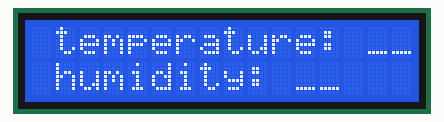
Bench run of a sketch on a simulated Arduino Uno, built with avr-gcc and run on an emulated ATmega328P. Shown: 16×2 character LCD.

Above: at 0.1 s.
At 1.1 s:
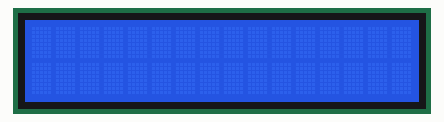

The sketch:

I2C_LCD_Code.ino
```cpp
/*
   Arduino LCD I2C Tutorial by 'Tronics Lk"
   Please visit my YouTube channel from this link for more Tutorials
   https://www.youtube.com/channel/UCYJa3gs8q49-N3TLm-7ygUw?sub_confirmation=1
*/
#include <Wire.h>
#include <LiquidCrystal_I2C.h>

LiquidCrystal_I2C lcd(0x27, 16, 2); // set the LCD address to 0x27 for a 16 chars and 2 line display

void setup()
{
  lcd.init();         // initialize the lcd
  lcd.backlight();    // Turn on the LCD screen backlight
}

void loop()
{
  lcd.setCursor(1, 0);
  lcd.print("temperature: __");

  lcd.setCursor(1, 1);
  lcd.print("humidity: __");
  delay (1000);
  lcd.clear();

  delay (1000);
}
```

Measured:
- what the display in image 1 shows lasts 1.0 s, from 1.1 s to 2.1 s
